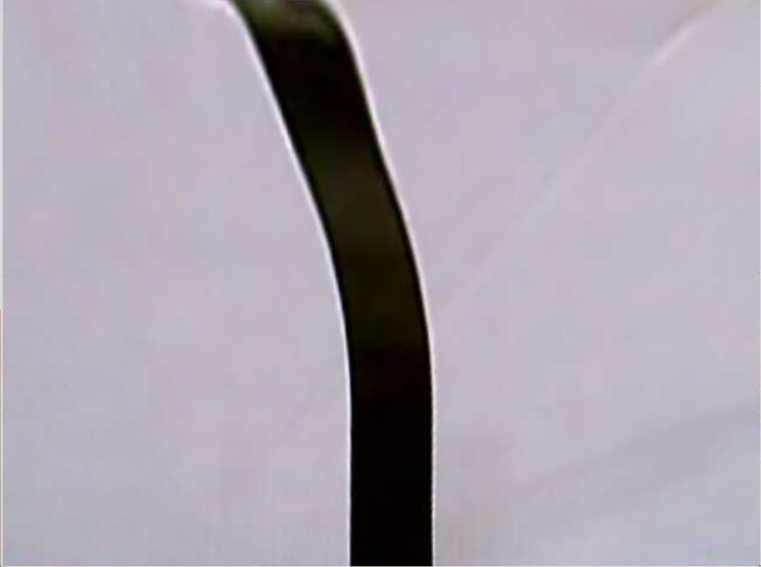
#> input picture test4.png, 761 x 567 px
$ python zy3.py
#> lines starting #> are read from the running program, lines starting #| are printed output that depends on the picture; after the words box and inside, x2 and y2 are one past the last pixel; in counts of white or black regions, pixels touching at a corner belong together
import cv2
import numpy as np
#读取图像
img = cv2.imread("test4.png")
#> img is the input picture: shape (567, 761, 3); mean B, G, R 173.5, 163.7, 171.1
#将原图转为灰度图
gray_img = cv2.cvtColor(img,cv2.COLOR_BGR2GRAY)
#Canny边缘检测
canny_img = cv2.Canny(gray_img,100,150,3)
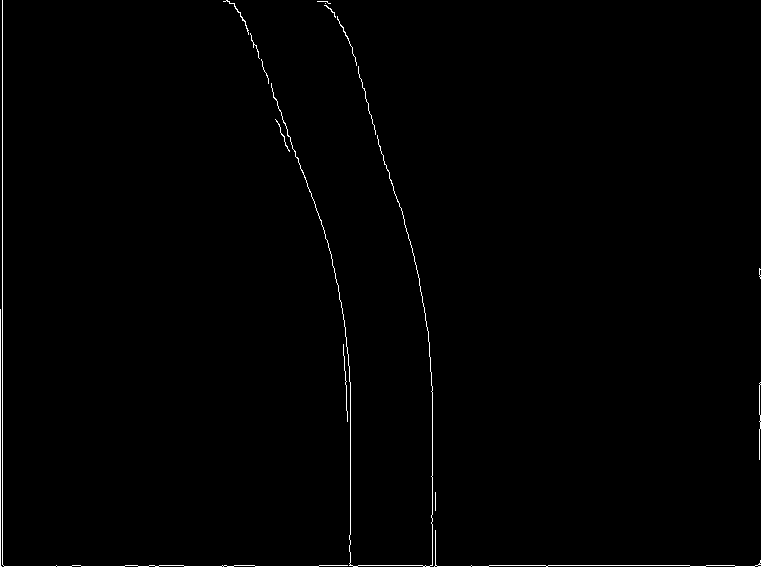
#> canny_img: shape (567, 761); 0.71% white in thin lines or dots
#显示边缘检测后的图像
cv2.imshow("canny_img",canny_img)
cv2.imwrite("otest4.jpg",canny_img)
cv2.waitKey(0)

$ run again, with test2.png copied over test4.png
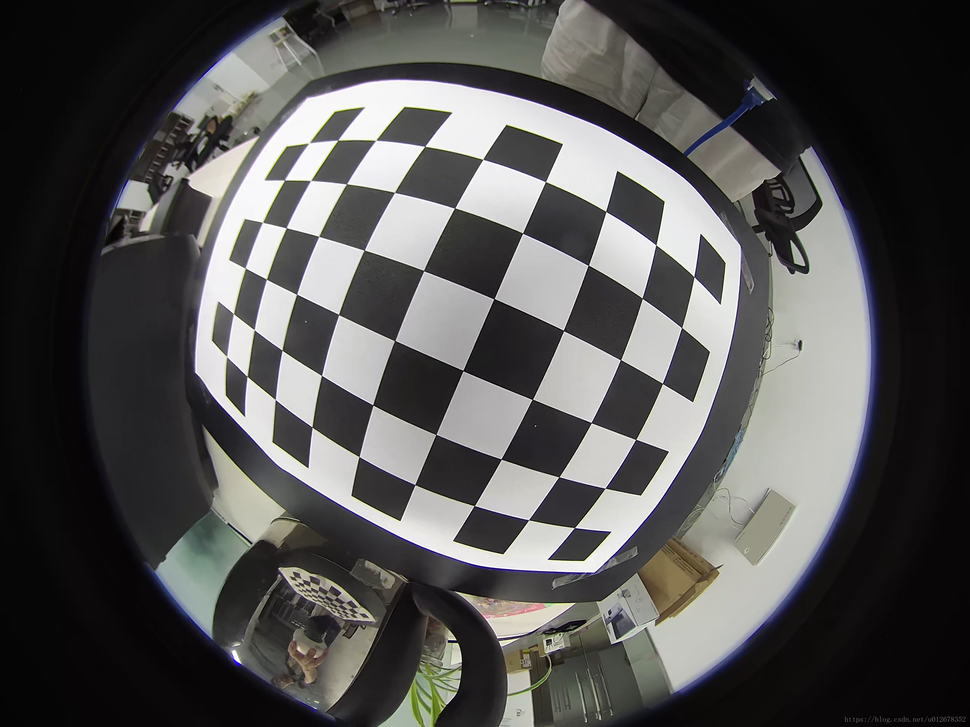
#> input picture test2.png, 970 x 727 px, shrunk from 2560 x 1920 before the run
#> img is the input picture: shape (727, 970, 3); mean B, G, R 82.3, 83, 83.8
#> `gray_img = cv2.cvtColor(img,cv2.COLOR_BGR2GRAY)`:
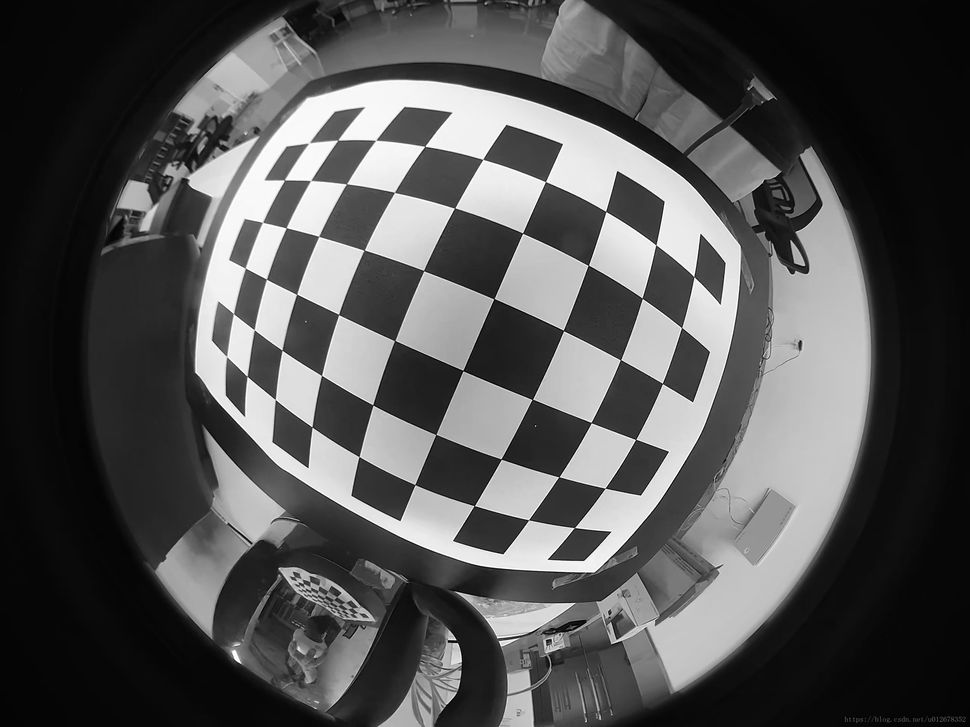
#> gray_img: shape (727, 970); min 0, max 255, mean 83.2
#> `canny_img = cv2.Canny(gray_img,100,150,3)`:
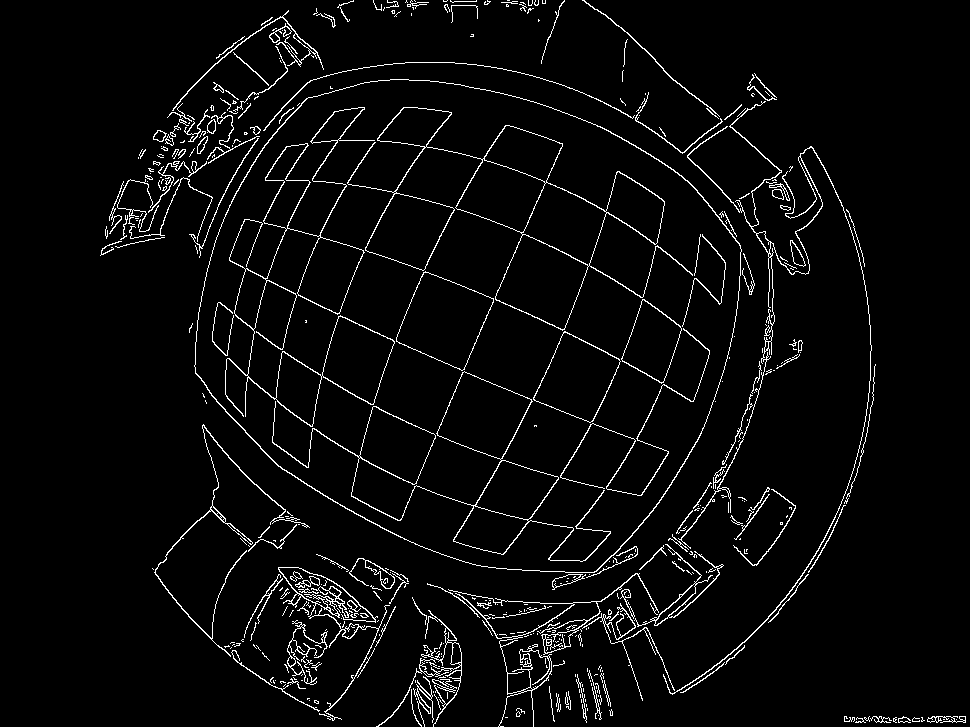
#> canny_img: shape (727, 970); 4% white in thin lines or dots, all inside (x1, y1, x2, y2) = (100, 0, 966, 727)

$ run again, with test3.png copied over test4.png
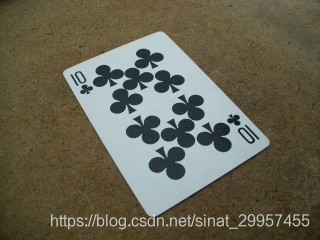
#> input picture test3.png, 320 x 240 px
#> img is the input picture: shape (240, 320, 3); mean B, G, R 82.7, 99.7, 103.4
#> `gray_img = cv2.cvtColor(img,cv2.COLOR_BGR2GRAY)`:
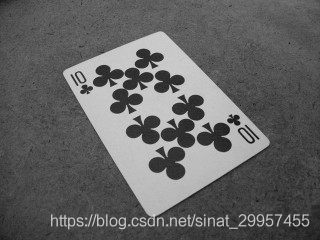
#> gray_img: shape (240, 320); min 15, max 219, mean 98.9
#> `canny_img = cv2.Canny(gray_img,100,150,3)`:
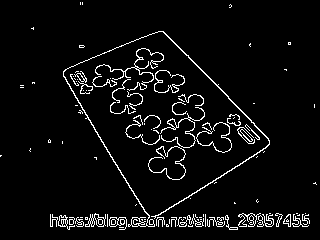
#> canny_img: shape (240, 320); 5.1% white in thin lines or dots

$ run again, with test7.png copied over test4.png
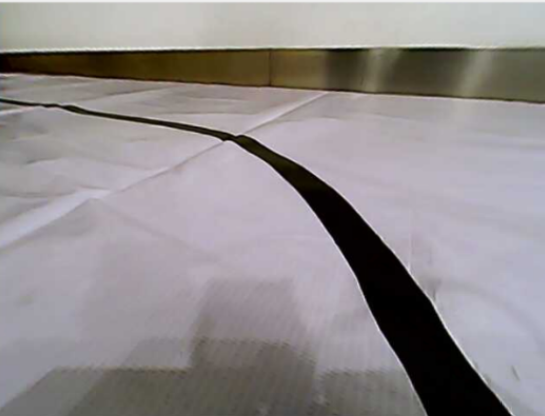
#> input picture test7.png, 545 x 416 px
#> img is the input picture: shape (416, 545, 3); mean B, G, R 142.2, 140.8, 146
#> `gray_img = cv2.cvtColor(img,cv2.COLOR_BGR2GRAY)`:
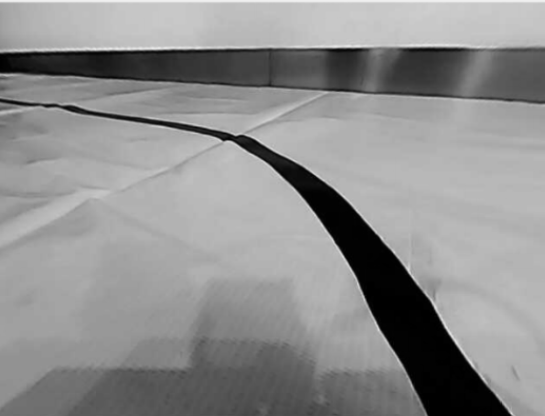
#> gray_img: shape (416, 545); min 0, max 239, mean 142.5
#> `canny_img = cv2.Canny(gray_img,100,150,3)`:
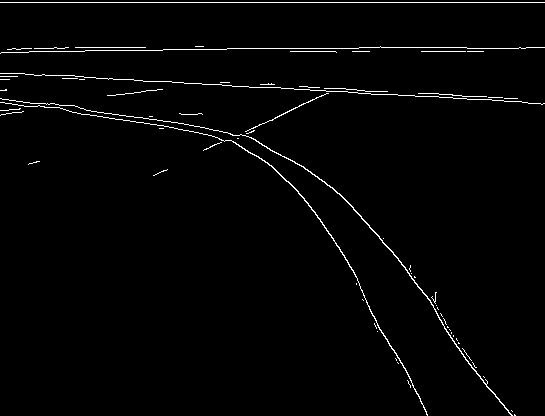
#> canny_img: shape (416, 545); 1.8% white in thin lines or dots
